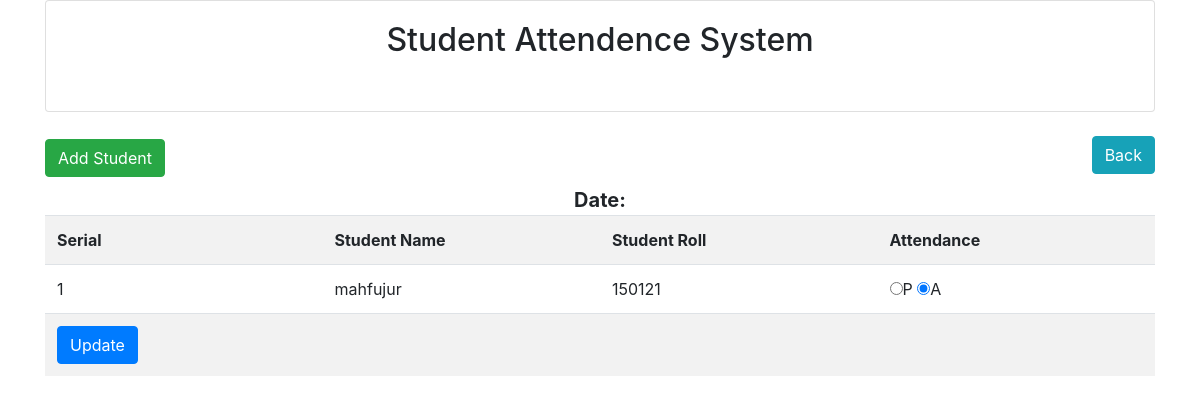
The page /student_view.php on the database its author committed.
### tables this page shows
CREATE TABLE `tbl_student` (
  `id` int(11) NOT NULL,
  `name` varchar(255) NOT NULL,
  `roll` int(11) NOT NULL
);

CREATE TABLE `tbl_attendance` (
  `id` int(11) NOT NULL,
  `roll` int(11) NOT NULL,
  `attend` varchar(255) NOT NULL,
  `att_time` date NOT NULL
);

### lib/Database.php (called while the page is built, shortened)
<?php
Class Database{
 public $host   = DB_HOST;
 public $user   = DB_USER;
 public $pass   = DB_PASS;
 public $dbname = DB_NAME;
 public $link;
private function connectDB(){
 $this->link = new mysqli($this->host, $this->user, $this->pass,
  $this->dbname);
 }
public function select($query){
  $result = $this->link->query($query) or
   die($this->link->error.__LINE__);
  if($result->num_rows > 0){
    return $result;
  } else {
    return false;
  }
 }
}
?>

### lib/Student.php (called while the page is built, shortened)
<?php
include 'lib/Database.php';
?>
<?php
class Student
{
   private $db;
   public function __construct()
    {
    $this->db = new Database();
    }
    public function getAllData($dt)
    {
    $query =" SELECT tbl_student.name, tbl_attendance.*
    FROM tbl_student
    INNER JOIN tbl_attendance
    ON tbl_student.roll = tbl_attendance.roll
    WHERE att_time = '$dt'";
    return ($this->db->select($query));
    }
}

### student_view.php (the view, shortened to what this page needs)
<?php
include 'inc/header.php';
include 'lib/Student.php';
?>
<?php
$stu = new Student();
$dt_date = $_GET['dt'];
?>
<div class = " panel panel-default">
  <div class =" panel-heading">
    <h2>
    <a class =" btn btn-success " href = "add.php "> Add Student</a>
    <a class =" btn btn-info float-right " href = "date_view.php"> Back </a>
    </h2>
  </div>
  <div class= " panel-body">
  <div class="well text-center" style ="font-size: 20px">
  <strong>Date: </strong> <?php echo $dt_date; ?>
  </div>
   <form action = "" method ="post">
      <table class =" table table-striped">
      <tr>
      <th width = "25%"> Serial </th>
      <th width = "25%"> Student Name </th>
      <th width = "25%"> Student Roll </th>
      <th width = "25%"> Attendance </th>
      </tr>
      <?php
      $get_student = $stu->getAllData($dt_date);
      if($get_student){
      $i=0;
      while ($value = $get_student->fetch_assoc()){
        $i++;
      ?>
       <tr>
      <td><?php echo $i; ?></td>
      <td><?php echo $value['name']; ?> </td>
      <td><?php echo $value['roll']; ?> </td>
      <td>
      <input type ="radio" name= "attend[<?php echo $value['roll']; ?>]" value ="present" <?php if($value['attend'] == "present") {echo "checked ";}?> >P
      <input type ="radio" name= "attend[<?php echo $value['roll']; ?>]" value ="absent" <?php if($value['attend'] == "absent") {echo "checked ";}?> >A
      </td>
      </tr>
      <?php } } ?>
     <tr>
         <td colspan = "4">
         <input type ="submit" class="btn btn-primary" name ="submit" value="Update">
      </td>
      </tr>
      </table>
    </form>
  </div>
</div>
<?php include 'inc/footer.php'; ?>

### rows shown on the page
tbl_student: name "mahfujur", tbl_attendance.roll "150121"
tbl_attendance: attend "☑"
